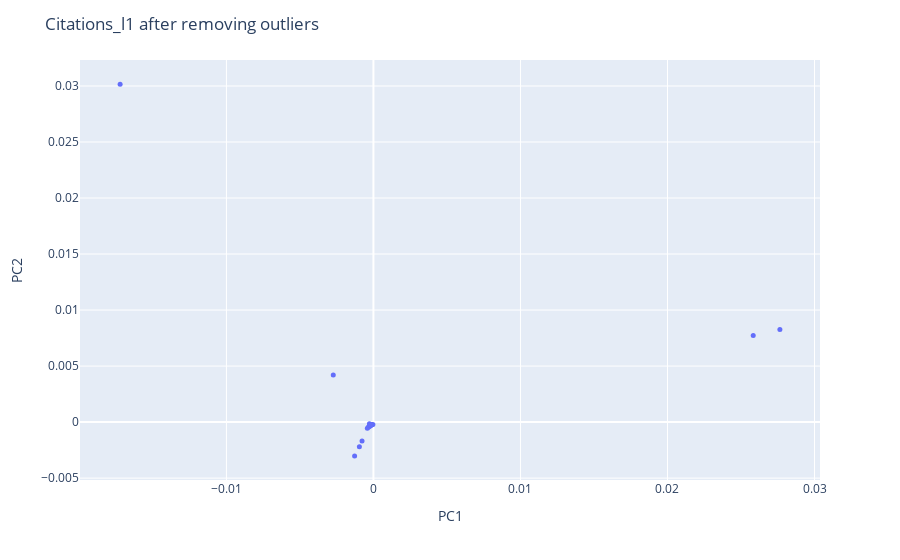

The cell this chart's notebook holds for it:
### Code cell
#from above plot, we can observe that professor GuzmanRosemary, FengRunhuan, DoddChristopher, LiuYuan and JingXiaoChen are obvious outliers.
#So we remove them and regenerate the plot
new_citations_l1_pca = citations_l1_pca.drop(['GuzmanRosemaryK','WeiWei','YoungAmanda','DoddChristopher','LiuYuan','HungPei-Ken'])
citations_fig_newl1 = px.scatter(new_citations_l1_pca, x='PC1', y='PC2', hover_name=new_citations_l1_pca.index)
citations_fig_newl1.update_traces(marker=dict(size=5))
citations_fig_newl1.update_layout(title = 'Citations_l1 after removing outliers')
citations_fig_newl1.show()

### Figure 1 — Plotly figure (JSON) as saved in the notebook; plotly's stock layout.template omitted (floating-point values rounded to 4 significant figures)
{"data": [{"hovertemplate": "<b>%{hovertext}</b><br><br>PC1=%{x}<br>PC2=%{y}<extra></extra>", "hovertext": ["AhlgrenScottD", "AlbinPierre", "BaloghJózsef", "BaryshnikovYuliyM", "Berwick-EvansDaniel", "BocaFlorin-Petre", "BradlowStevenBenjamin", "BronskiJaredC", "DeVilleRELee", "DeyParthaSarathi", "DiFrancescoPhilippe", "DunfieldNathanM", "ErdoğanMehmetBurak", "FengRunhuan", "FernandesRuiLoja", "FordKevinB", "HaboushWilliamJ", "HellerJeremiahBen", "HinkkanenAimo", "HiraniAnilN", "HurVeraMikyoung", "IvanovSergeiVladimirovich", "JandaFelix", "JingXiaochen", "JungeMarius", "KatzSheldonH", "KedemRinat", "KermanEly", "KirkpatrickKayLene", "KirrEduard", "KostochkaAlexandrV", "KutzarovaDenkaN", "LaNaveGabriele", "LaugesenRichardSnyder", "LeditzkyFelix", "LermanEugeneM", "LiXiaochun", "McCarthyRandy", "MineyevIgor", "NikolaevIgorG", "OikhbergTimur", "PascaleffJamesThomas", "RaptiZoi", "RasmussenJacob", "RasmussenSarahDean", "RezkCharlesW", "ReznickBruce", "SongRenming", "SowersRichardB", "StojanoskaVesna", "ThornerJesse", "TolmanSusan", "TumanovAlexander", "TysonJeremyT", "TzirakisNikolaos", "WuXuan", "YongAlexanderTF", "ZaharescuAlexandru", "ZharnitskyVadim"], "legendgroup": "", "marker": {"color": "#636efa", "size": 5, "symbol": "circle"}, "mode": "markers", "name": "", "orientation": "v", "showlegend": false, "type": "scatter", "x": [-0.0002178, -0.000195, -0.0001743, -0.0001865, -0.000188, -0.0001792, -3.78e-05, -0.0001723, -0.0001721, -0.0002894, -0.0007751, -0.000956, -0.0001721, -0.01723, -0.0001778, -0.0001786, -0.0002786, -0.0002202, -0.0001912, -0.0001826, -0.0001744, 0.02764, -0.0002426, -0.002731, -0.000162, -0.00128, -0.0001749, -0.0001831, -0.0001741, -0.0001887, -0.0001743, -0.0001727, -0.0002293, -0.0002051, -0.0001847, -0.0001703, -0.0001818, -0.0001793, 0.02583, -0.0001615, -0.0001734, -0.0002068, -0.0001775, -0.0001773, -0.0001778, -0.0001808, -0.0001811, -0.0002729, -0.0003512, -0.0001787, -0.0002083, -0.0001701, -0.0002082, -0.0001669, -0.0001713, -0.0004137, -0.0001863, -0.0001882, -0.0001769], "xaxis": "x", "y": [-0.0002932, -0.0002626, -0.0002326, -0.0002496, -0.0002509, -0.0002392, -0.0002108, -0.0002299, -0.0002296, -0.0003885, -0.001684, -0.002193, -0.0002295, 0.03017, -0.0002374, -0.0002383, -0.0003725, -0.0002942, -0.000256, -0.0002461, -0.0002326, 0.008275, -0.0003405, 0.004201, -0.0002299, -0.003014, -0.0002384, -0.0002444, -0.0002325, -0.0002518, -0.0002327, -0.0002306, -0.0003141, -0.000261, -0.0002467, -0.0002276, -0.0002427, -0.0002397, 0.007724, -0.0002414, -0.0002315, -0.0002834, -0.0002369, -0.0002439, -0.0002408, -0.0002417, -0.0002425, -0.0001574, -0.0004572, -0.0002385, -0.0002771, -0.0002277, -0.0002771, -0.0002368, -0.0002286, -0.0005522, -0.0002515, -0.0002513, -0.000236], "yaxis": "y"}], "layout": {"legend": {"tracegroupgap": 0}, "margin": {"t": 60}, "title": {"text": "Citations_l1 after removing outliers"}, "xaxis": {"anchor": "y", "domain": [0, 1], "title": {"text": "PC1"}}, "yaxis": {"anchor": "x", "domain": [0, 1], "title": {"text": "PC2"}}}}
